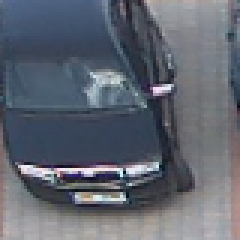
#> input picture train_images/full/full_1082.png, 80 x 80 px (shown 3 times larger); its folder holds 4 pictures in this run
$ python hog_parking.py
#> lines starting #> are read from the running program, lines starting #| are printed output that depends on the picture
import cv2
import numpy as np
import glob

# [52 lines left out: functions order_points, four_point_transform, not called in this run]

#cv2.namedWindow("detection", 0)
pkm_file = open("parking_map_python.txt", "r")
#> (reads parking_map_python.txt from the repository)
pkm_lines = pkm_file.readlines()
pkm_coordinates = []


for line in pkm_lines:
    st_line = line.strip()
    sp_line = list(st_line.split(" "))
    pkm_coordinates.append(sp_line)

train_images_full = [img for img in glob.glob("train_images/full/*.png")]
train_images_free = [img for img in glob.glob("train_images/free/*.png")]

train_labels_list = []
train_images_list = []
IMG_SIZE = 96
#hog = cv2.HOGDescriptor((IMG_SIZE, IMG_SIZE), (32,32), (16,16), (8,8), 9, 1, -1, 0, 0.2, 1, 64, True)
hog = cv2.HOGDescriptor((IMG_SIZE, IMG_SIZE), (64, 64), (32, 32), (16, 16), 9, 1, -1, 0, 0.09, 1, 64, True)
svm = cv2.ml.SVM_create()
svm.setType(cv2.ml.SVM_C_SVC)
svm.setKernel(cv2.ml.SVM_INTER)
svm.setC(100.0)

svm.setTermCriteria((cv2.TERM_CRITERIA_MAX_ITER, 1000, 1e-6))

for i in range(len(train_images_full)):
    one_park_image = cv2.imread(train_images_full[i], 0)
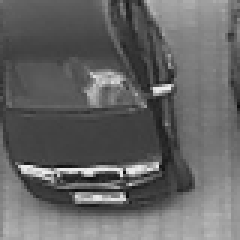
#> one_park_image: shape (80, 80) (shown 3 times larger); min 12, max 239, mean 101.4
    res_image = cv2.resize(one_park_image, (IMG_SIZE, IMG_SIZE))
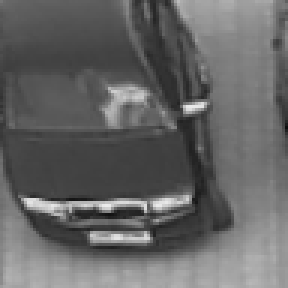
#> res_image: shape (96, 96) (shown 3 times larger); min 15, max 236, mean 101.3
    hog_feature = hog.compute(res_image)
#> hog_feature = 576 values, max 0.195 at index 191, min 0.000286 at index 3, mean 0.0598
    train_images_list.append(hog_feature)
    train_labels_list.append(1)
#> pass 2 of the loop `for i in range(len(train_images_full)):`:
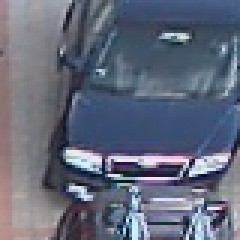
#> input picture train_images/full/full_1099.png, 80 x 80 px (shown 3 times larger)
#> `one_park_image = cv2.imread(train_images_full[i], 0)`:
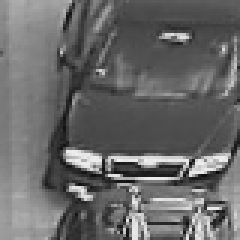
#> one_park_image: shape (80, 80) (shown 3 times larger); min 11, max 242, mean 104.7
#> `res_image = cv2.resize(one_park_image, (IMG_SIZE, IMG_SIZE))`:
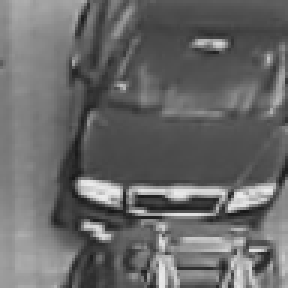
#> res_image: shape (96, 96) (shown 3 times larger); min 22, max 236, mean 104.5
#> hog_feature = 576 values, max 0.169 at index 452, min 0.000397 at index 1, mean 0.0637
#> pass 3 of the loop `for i in range(len(train_images_full)):`:
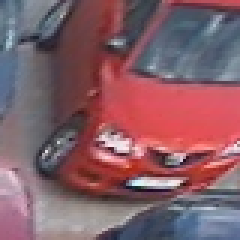
#> input picture train_images/full/full_1102.png, 80 x 80 px (shown 3 times larger)
#> `one_park_image = cv2.imread(train_images_full[i], 0)`:
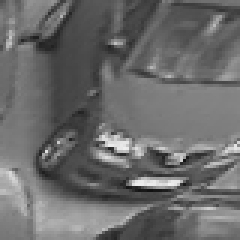
#> one_park_image: shape (80, 80) (shown 3 times larger); min 17, max 240, mean 106.7
#> `res_image = cv2.resize(one_park_image, (IMG_SIZE, IMG_SIZE))`:
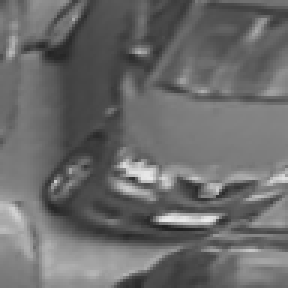
#> res_image: shape (96, 96) (shown 3 times larger); min 31, max 235, mean 106.6
#> hog_feature = 576 values, max 0.159 at index 448, min 0.000435 at index 544, mean 0.0666
#> the loop made 4 passes; the first 3 are shown

for i in range(len(train_images_free)):
    one_park_image = cv2.imread(train_images_free[i], 0)
    res_image = cv2.resize(one_park_image, (IMG_SIZE, IMG_SIZE))
    hog_feature = hog.compute(res_image)
    train_images_list.append(hog_feature)
    train_labels_list.append(0)

print("train_all ", len(train_images_list))


svm.train(np.array(train_images_list), cv2.ml.ROW_SAMPLE, np.array(train_labels_list))
#svm.save("my_hog.xml")

print("TRAIN HOG DONE")

test_images = [img for img in glob.glob("test_images/*.jpg")]
test_images.sort()
result_list = []

for img in test_images:
    one_park_image = cv2.imread(img)
    one_img_paint =one_park_image.copy()

    for one_c in pkm_coordinates:
        pts = [((float(one_c[0])), float(one_c[1])),
                ((float(one_c[2])), float(one_c[3])),
                ((float(one_c[4])), float(one_c[5])),
                ((float(one_c[6])), float(one_c[7]))]
        #print(pts)
        #https://www.pyimagesearch.com/2014/08/25/4-point-opencv-getperspective-transform-example/
        warped_image = four_point_transform(one_park_image, np.array(pts))
        res_image = cv2.resize(warped_image, (IMG_SIZE, IMG_SIZE))
        gray_image = cv2.cvtColor(res_image, cv2.COLOR_BGR2GRAY)


        hog_feature = hog.compute(gray_image)
        predict_label = svm.predict(np.array(hog_feature).reshape(1, -1))
        predict_label = predict_label[1][0][0]
        #print(predict_label)


        if(predict_label == 0):
            result_list.append(0)
            cv2.line(one_park_image, (int(one_c[0]), int(one_c[1])), (int(one_c[2]), int(one_c[3])), (255,0,0), 2)
            cv2.line(one_park_image, (int(one_c[2]), int(one_c[3])), (int(one_c[4]), int(one_c[5])), (255,0,0), 2)
            cv2.line(one_park_image, (int(one_c[4]), int(one_c[5])), (int(one_c[6]), int(one_c[7])), (255,0,0), 2)
            cv2.line(one_park_image, (int(one_c[6]), int(one_c[7])), (int(one_c[0]), int(one_c[1])), (255,0,0), 2)
        else:
            result_list.append(1)
            cv2.line(one_park_image, (int(one_c[0]), int(one_c[1])), (int(one_c[2]), int(one_c[3])), (0,0,255), 2)
            cv2.line(one_park_image, (int(one_c[2]), int(one_c[3])), (int(one_c[4]), int(one_c[5])), (0,0,255), 2)
            cv2.line(one_park_image, (int(one_c[4]), int(one_c[5])), (int(one_c[6]), int(one_c[7])), (0,0,255), 2)
            cv2.line(one_park_image, (int(one_c[6]), int(one_c[7])), (int(one_c[0]), int(one_c[1])), (0,0,255), 2)

gt_file = open("groundtruth.txt", "r")
#> (reads groundtruth.txt from the repository)
gt_lines = gt_file.readlines()
false_positives = 0
false_negatives = 0
true_positives = 0
true_negatives = 0
i = 0

for line in gt_lines:
    gt=int(line.strip())
#> (the run stopped early here; a loop or call above may not have finished)
